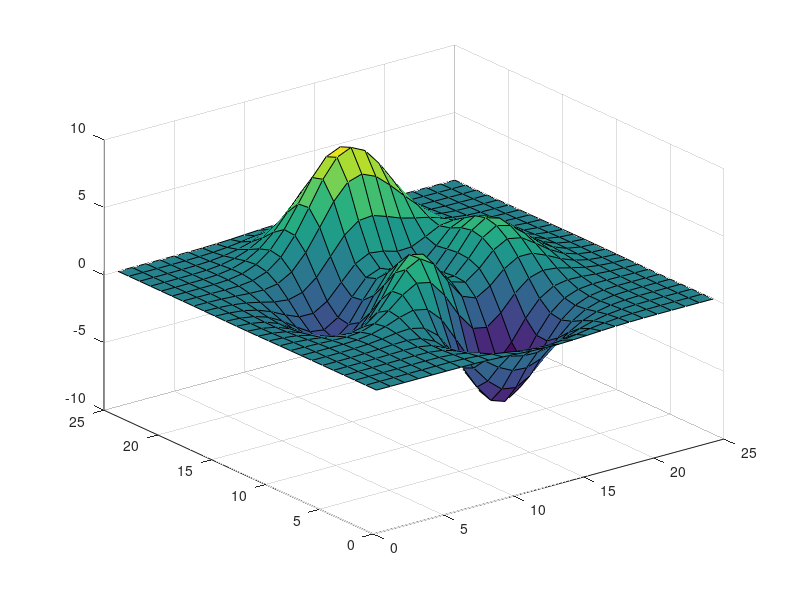
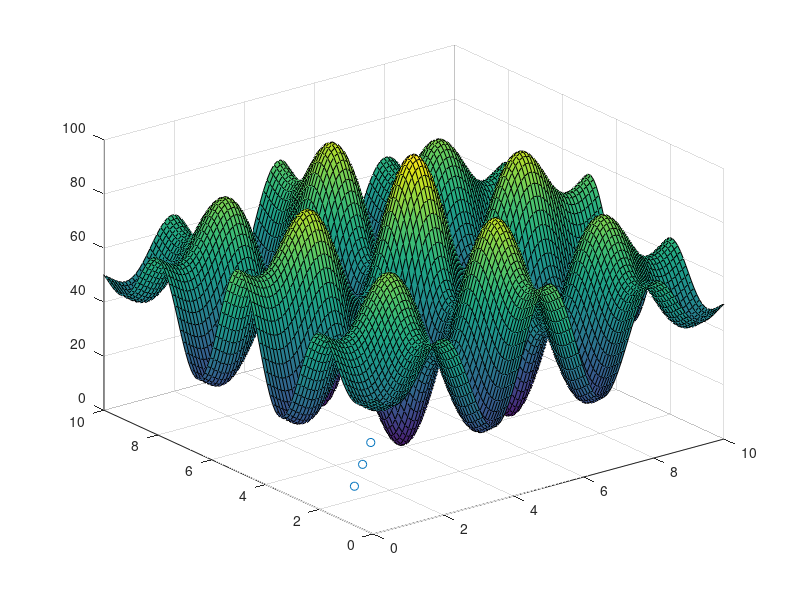

Write MATLAB code to recreate these figures, in order.
% X = [1, 2, 3, 4; 1, 2, 3, 4; 1, 2, 3, 4];
% disp(size(X, 2));

%size(A) - zwraca wektor z rozmiarem kolejnych wymiarów macierzy A.
%size(A, dim) - zwraca rozmiar wymiaru dim, macierzy A. size(A, 2) zwróci ilość kolumn macierzy A.

%generowanie ciągów liczbowych
% początek:krok:koniec

% .^ potęgowanie 

%Iloczyn Hadamarda, mnożenie element-wise. kropka przed operatorem .^ , .*

%Iloczyn skalarny, mnożenie macierzowe bez kropki ^, *, 

binary_population = [1,0,1;1,1,1;0,0,1];
disp(binary_population);

powers = 2:-1:0;
disp(powers);
weights = 2 .^ powers;
disp(weights');

%mnoże macierzowo macierz binary_population 3x3 przez transponowany wektor
%z wagami 3x1

xd_matrix = binary_population * weights';
disp(xd_matrix);

%
disp(size(xd_matrix));
matrix = [1,2,3;4,5,6];
disp(matrix)
matrix = matrix'
matrix = matrix'



suma_jakosci = sum(xd_matrix);
Pi = xd_matrix ./ suma_jakosci;
disp(Pi)
%losowanie osobnika, suma skumulowana, cumulative sum

Pi_cumsum = cumsum(Pi)

%losuję liczbę rzeczywistą z rozkładu jednostajnego 

r = rand();
disp(r)
n = length(Pi);

for i = 1:n
    if r < Pi_cumsum(i)
        selectedIndividual = i;
        break;
    end
end

disp(selectedIndividual)

%Selekcja rzędów i kolumn z macierzy;

random_matrix = randi([0,10], 5, 5);
disp(random_matrix)

disp(random_matrix(5, :));

%Swap wierszy, zamiana wierszy
% PS = [1,2,3,4; 5,6,7,8; 0,0,0,0];

k = 2;
first = 1;
second = 3;

%Maskowanie 
% PS = [1,1,1,1; 2,2,2,2; 3,3,3,3];
% mask = randi([0, 1], 1, l)
% mask = ~mask
% mask_indexes = 1:l
% mask_indexes = mask .* mask_indexes
% mask_indexes = nonzeros(mask_indexes)

arr = [1,2,3,4,5];
disp(length(arr));

z = peaks(25);
surf(z);

[X,Y] = meshgrid(1:0.5:10, 1:20);
disp(X)
Z = sin(X) + cos(X)

fit_fun_2 = @(x1,x2) ((25 - (x1 - 5).^2 ) .* cos(2 .* (x1 - 5))) + ((25 - (x2 - 5).^2) .* cos(2 .* (x2 - 5))) + 50;
X1 = linspace(0,10,100)
X2 = linspace(0,10,100)'
Y = fit_fun_2(X1, X2)
figure;
surf(X1, X2, Y)
hold on;

x = [1,2,3]
y = [2,3,4]
z = [5,5,5]
scatter3(x,y,z)
